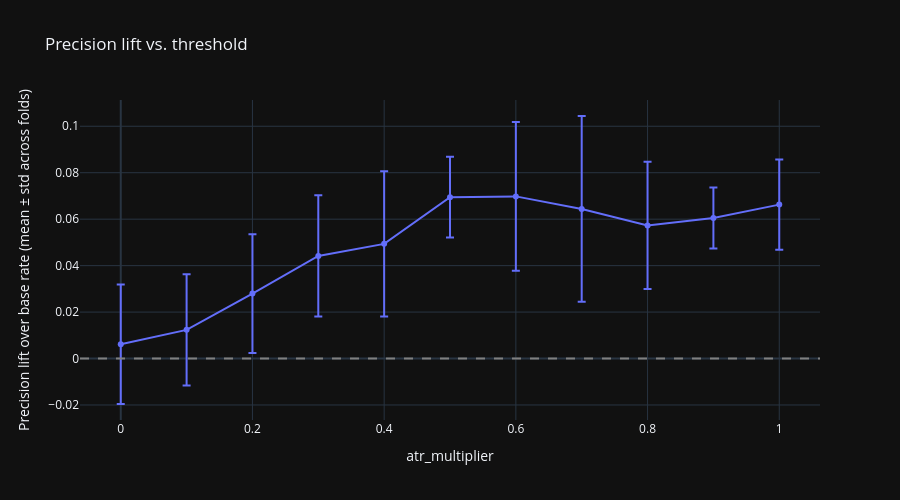

Notebook code cell kept with this figure:
### Code cell
fig = go.Figure(go.Scatter(
    x=sweep_summary["atr_multiplier"], y=sweep_summary["mean_precision_lift"],
    error_y=dict(type="data", array=sweep_summary["std_precision_lift"]), mode="lines+markers",
))
fig.add_hline(y=0, line=dict(color="gray", dash="dash"))
fig.update_layout(title="Precision lift vs. threshold", xaxis_title="atr_multiplier",
                  yaxis_title="Precision lift over base rate (mean ± std across folds)", height=500)
fig.show()

### Figure 1 — Plotly figure (JSON) as saved in the notebook; plotly's stock layout.template omitted (floating-point values rounded to 4 significant figures)
{"data": [{"error_y": {"array": [0.02574, 0.02392, 0.02555, 0.02612, 0.03124, 0.01737, 0.03204, 0.04, 0.0274, 0.01315, 0.01942], "type": "data"}, "mode": "lines+markers", "type": "scatter", "x": [0.0, 0.1, 0.2, 0.3, 0.4, 0.5, 0.6, 0.7, 0.8, 0.9, 1.0], "y": [0.006169, 0.01235, 0.02795, 0.04417, 0.04937, 0.06949, 0.06981, 0.06442, 0.0573, 0.06051, 0.06627]}], "layout": {"height": 500, "shapes": [{"line": {"color": "gray", "dash": "dash"}, "type": "line", "x0": 0, "x1": 1, "xref": "x domain", "y0": 0, "y1": 0, "yref": "y"}], "title": {"text": "Precision lift vs. threshold"}, "xaxis": {"title": {"text": "atr_multiplier"}}, "yaxis": {"title": {"text": "Precision lift over base rate (mean ± std across folds)"}}}}
